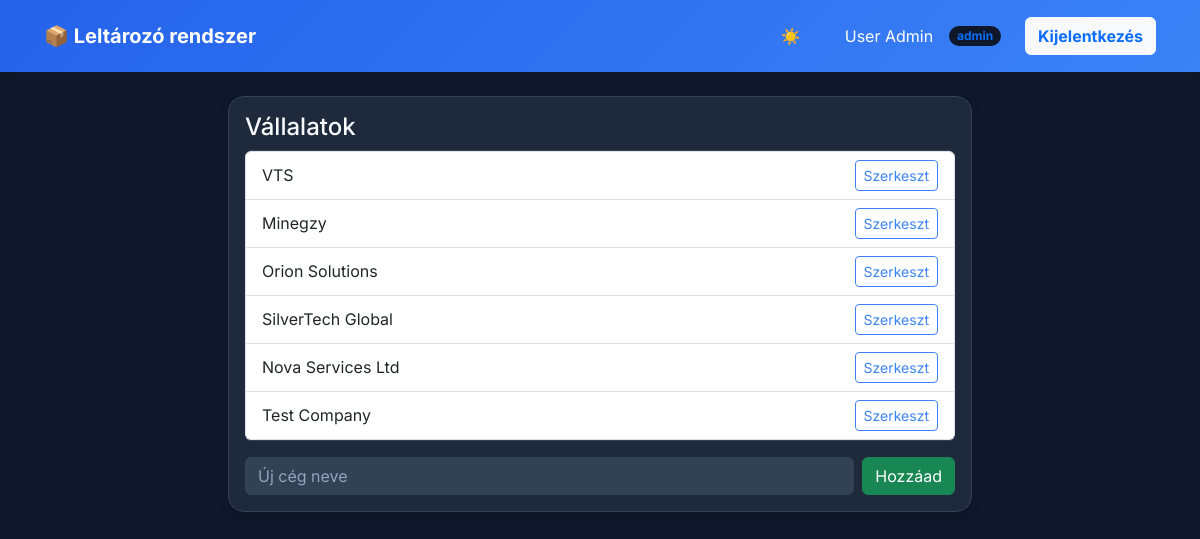
The app's page /public/worker/companies.php (signed in) with its own data.
### tables this page shows
CREATE TABLE `companies` (
  `id` int(11) NOT NULL,
  `name` varchar(255) NOT NULL,
  `created_at` datetime DEFAULT current_timestamp()
);

### app/core/Model.php (called while the page is built, shortened)
<?php
class Model {
    public function __construct(PDO $pdo) {
        $this->pdo = $pdo;
    }
}

### app/models/Company.php (called while the page is built, shortened)
<?php
require_once __DIR__ . '/../core/Model.php';
class Company extends Model {
    public function all(): array {
        $stmt = $this->pdo->query("SELECT * FROM companies ORDER BY created_at DESC");
        return $stmt->fetchAll();
    }
}

### public/worker/companies.php (the view, shortened to what this page needs)
<?php
require_once __DIR__ . '/../../app/models/Company.php';
$db = (new Database())->getConnection();
$companyModel = new Company($db);
$action = $_GET['action'] ?? null;
$companies = $companyModel->all();
?>
<!doctype html>
<html lang="hu">
<head>
    <link rel="stylesheet" href="https://cdn.jsdelivr.net/npm/bootstrap@5.3.2/dist/css/bootstrap.min.css">
</head>
<body class="bg-light">
    <?php include_once __DIR__ . '/dashboard_nav.php'; ?>
    <div class="container mt-4">
        <div class="col-md-8 mx-auto">
            <div class="card p-3">
                <h4>Vállalatok</h4>
                <ul class="list-group mb-3">
                    <?php foreach ($companies as $c): ?>
                        <li class="list-group-item d-flex justify-content-between align-items-center flex-wrap gap-2">
                            <?= htmlspecialchars($c['name']) ?>
                            <div>
                                <a href="companies.php?action=edit&id=<?= $c['id'] ?>"
                                    class="btn btn-sm btn-outline-primary">Szerkeszt</a>
                            </div>
                        </li>
                    <?php endforeach; ?>
                </ul>
                <?php if ($action === 'edit' && isset($_GET['id'])):
                    $comp = $companyModel->findById((int) $_GET['id']);
                    ?>
                    <form method="post">
                        <input type="hidden" name="edit_id" value="<?= htmlspecialchars($comp['id']) ?>">
                        <div class="mb-3">
                            <label class="form-label">Név</label>
                            <input name="edit_name" class="form-control" value="<?= htmlspecialchars($comp['name']) ?>">
                        </div>
                        <button class="btn btn-primary">Mentés</button>
                        <a href="companies.php" class="btn btn-link">Mégsem</a>
                    </form>
                <?php else: ?>
                    <form method="post" class="d-flex gap-2">
                        <input id="create_name" name="create_name" class="form-control" placeholder="Új cég neve">
                        <button class="btn btn-success">Hozzáad</button>
                    </form>
                <?php endif; ?>
            </div>
        </div>
    </div>
</body>
</html>

### public/css/global-theme.css (style rules this page uses)
:root { --bg-primary: #0F172A; --bg-secondary: #1E293B; --bg-card: #1E293B; --bg-surface: #334155; --text-primary: #F8FAFC; --text-secondary: #94A3B8; --primary: #3b82f6; --primary-hover: #60a5fa; --secondary: #10B981; --danger: #EF4444; --warning: #F59E0B; --border: #334155; --navbar-bg: linear-gradient(135deg, #2563eb, #3b82f6); --navbar-text: #FFFFFF; }
* { margin: 0; padding: 0; box-sizing: border-box; }
body { background: var(--bg-primary) !important; font-family: 'Inter', -apple-system, BlinkMacSystemFont, sans-serif !important; color: var(--text-primary) !important; min-height: 100vh; transition: background 0.3s ease, color 0.3s ease; }
h1, h2, h3, h4, h5, h6, .h1, .h2, .h3, .h4, .h5, .h6 { color: var(--text-primary) !important; }
.card { background: var(--bg-card) !important; border-radius: 16px !important; border: 1px solid var(--border) !important; box-shadow: 0 4px 12px rgba(0, 0, 0, 0.05) !important; }
.form-control, .form-select { background: var(--bg-surface) !important; border: 1px solid var(--border) !important; color: var(--text-primary) !important; }
.form-control::placeholder { color: var(--text-secondary) !important; }
.btn-outline-primary { border: 1px solid var(--primary) !important; color: var(--primary) !important; }
.bg-light { background: var(--bg-primary) !important; }

### records on screen
companies: name "VTS"
companies: name "Minegzy"
companies: name "Orion Solutions"
companies: name "SilverTech Global"
companies: name "Nova Services Ltd"
companies: name "Test Company"

### other values on screen
$displayName ?: $user['email'] "User Admin"
$user['role'] "admin"
